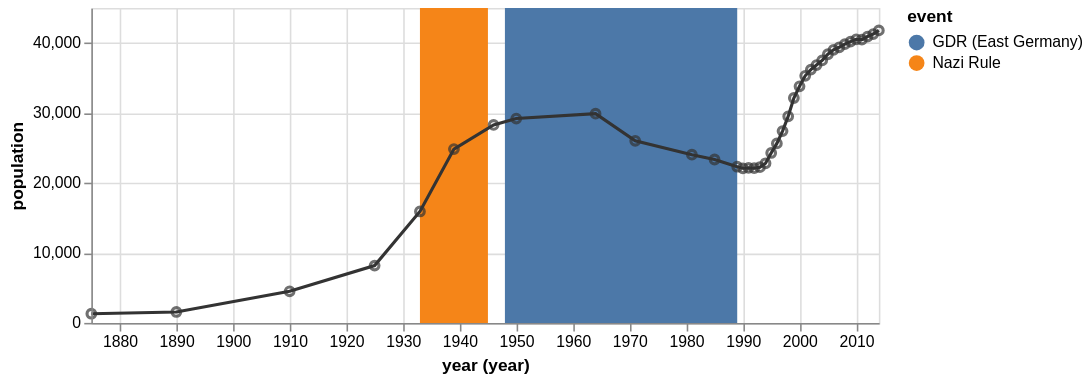

Describe this chart as a Vega-Lite specification.
### Vega specification from a JSON file in a GitHub repository (floating-point values rounded to 4 significant figures)
{"$schema": "https://vega.github.io/schema/vega/v5.json", "description": "The population of the German city of Falkensee over time", "autosize": "pad", "padding": 5, "width": 500, "height": 200, "style": "cell", "data": [{"name": "source_0", "values": [{"year": "1875", "population": 1309}, {"year": "1890", "population": 1558}, {"year": "1910", "population": 4512}, {"year": "1925", "population": 8180}, {"year": "1933", "population": 15915}, {"year": "1939", "population": 24824}, {"year": "1946", "population": 28275}, {"year": "1950", "population": 29189}, {"year": "1964", "population": 29881}, {"year": "1971", "population": 26007}, {"year": "1981", "population": 24029}, {"year": "1985", "population": 23340}, {"year": "1989", "population": 22307}, {"year": "1990", "population": 22087}, {"year": "1991", "population": 22139}, {"year": "1992", "population": 22105}, {"year": "1993", "population": 22242}, {"year": "1994", "population": 22801}, {"year": "1995", "population": 24273}, {"year": "1996", "population": 25640}, {"year": "1997", "population": 27393}, {"year": "1998", "population": 29505}, {"year": "1999", "population": 32124}, {"year": "2000", "population": 33791}, {"year": "2001", "population": 35297}, {"year": "2002", "population": 36179}, {"year": "2003", "population": 36829}, {"year": "2004", "population": 37493}, {"year": "2005", "population": 38376}, {"year": "2006", "population": 39008}, {"year": "2007", "population": 39366}, {"year": "2008", "population": 39821}, {"year": "2009", "population": 40179}, {"year": "2010", "population": 40511}, {"year": "2011", "population": 40465}, {"year": "2012", "population": 40905}, {"year": "2013", "population": 41258}, {"year": "2014", "population": 41777}]}, {"name": "source_1", "values": [{"start": "1933", "end": "1945", "event": "Nazi Rule"}, {"start": "1948", "end": "1989", "event": "GDR (East Germany)"}]}, {"name": "data_0", "source": "source_0", "transform": [{"type": "formula", "expr": "timeParse(datum[\"year\"],'%Y')", "as": "year"}, {"type": "formula", "as": "year_year", "expr": "datetime(year(datum[\"year\"]), 0, 1, 0, 0, 0, 0)"}]}, {"name": "data_1", "source": "data_0", "transform": [{"type": "filter", "expr": "datum[\"year_year\"] !== null && !isNaN(datum[\"year_year\"]) && datum[\"population\"] !== null && !isNaN(datum[\"population\"])"}]}, {"name": "data_2", "source": "source_1", "transform": [{"type": "formula", "expr": "timeParse(datum[\"start\"],'%Y')", "as": "start"}, {"type": "formula", "expr": "timeParse(datum[\"end\"],'%Y')", "as": "end"}, {"type": "formula", "as": "year_start", "expr": "datetime(year(datum[\"start\"]), 0, 1, 0, 0, 0, 0)"}, {"type": "formula", "as": "year_end", "expr": "datetime(year(datum[\"end\"]), 0, 1, 0, 0, 0, 0)"}, {"type": "filter", "expr": "datum[\"year_start\"] !== null && !isNaN(datum[\"year_start\"])"}]}], "marks": [{"name": "layer_0_marks", "type": "rect", "style": ["rect"], "from": {"data": "data_2"}, "encode": {"update": {"fill": {"scale": "color", "field": "event"}, "tooltip": {"signal": "{\"start (year)\": timeFormat(datum[\"year_start\"], '%Y'), \"end (year)\": timeFormat(datum[\"year_end\"], '%Y'), \"event\": datum[\"event\"]}"}, "x": {"scale": "x", "field": "year_start"}, "x2": {"scale": "x", "field": "year_end"}, "y": {"value": 0}, "y2": {"field": {"group": "height"}}}}}, {"name": "layer_1_marks", "type": "line", "style": ["line"], "sort": {"field": "datum[\"year_year\"]"}, "from": {"data": "data_0"}, "encode": {"update": {"stroke": {"value": "#333"}, "tooltip": {"signal": "{\"year (year)\": timeFormat(datum[\"year_year\"], '%Y'), \"population\": format(datum[\"population\"], \"\")}"}, "x": {"scale": "x", "field": "year_year"}, "y": {"scale": "y", "field": "population"}, "defined": {"signal": "datum[\"year_year\"] !== null && !isNaN(datum[\"year_year\"]) && datum[\"population\"] !== null && !isNaN(datum[\"population\"])"}}}}, {"name": "layer_2_marks", "type": "symbol", "style": ["point"], "from": {"data": "data_1"}, "encode": {"update": {"opacity": {"value": 0.7}, "fill": {"value": "transparent"}, "stroke": {"value": "#333"}, "tooltip": {"signal": "{\"year (year)\": timeFormat(datum[\"year_year\"], '%Y'), \"population\": format(datum[\"population\"], \"\")}"}, "x": {"scale": "x", "field": "year_year"}, "y": {"scale": "y", "field": "population"}}}}], "scales": [{"name": "x", "type": "time", "domain": {"fields": [{"data": "data_2", "field": "year_start"}, {"data": "data_2", "field": "year_end"}, {"data": "data_0", "field": "year_year"}, {"data": "data_1", "field": "year_year"}]}, "range": [0, {"signal": "width"}]}, {"name": "color", "type": "ordinal", "domain": {"data": "data_2", "field": "event", "sort": true}, "range": "category"}, {"name": "y", "type": "linear", "domain": {"fields": [{"data": "data_0", "field": "population"}, {"data": "data_1", "field": "population"}]}, "range": [{"signal": "height"}, 0], "nice": true, "zero": true}], "axes": [{"scale": "x", "orient": "bottom", "grid": false, "title": "year (year)", "labelFlush": true, "labelOverlap": true, "tickCount": {"signal": "ceil(width/40)"}, "encode": {"labels": {"update": {"text": {"signal": "timeFormat(datum.value, '%Y')"}}}}, "zindex": 1}, {"scale": "x", "orient": "bottom", "gridScale": "y", "grid": true, "tickCount": {"signal": "ceil(width/40)"}, "domain": false, "labels": false, "maxExtent": 0, "minExtent": 0, "ticks": false, "zindex": 0}, {"scale": "y", "orient": "left", "grid": false, "title": "population", "labelOverlap": true, "tickCount": {"signal": "ceil(height/40)"}, "zindex": 1}, {"scale": "y", "orient": "left", "gridScale": "x", "grid": true, "tickCount": {"signal": "ceil(height/40)"}, "domain": false, "labels": false, "maxExtent": 0, "minExtent": 0, "ticks": false, "zindex": 0}], "legends": [{"fill": "color", "gradientLength": {"signal": "clamp(height, 64, 200)"}, "symbolType": "circle", "title": "event"}]}
